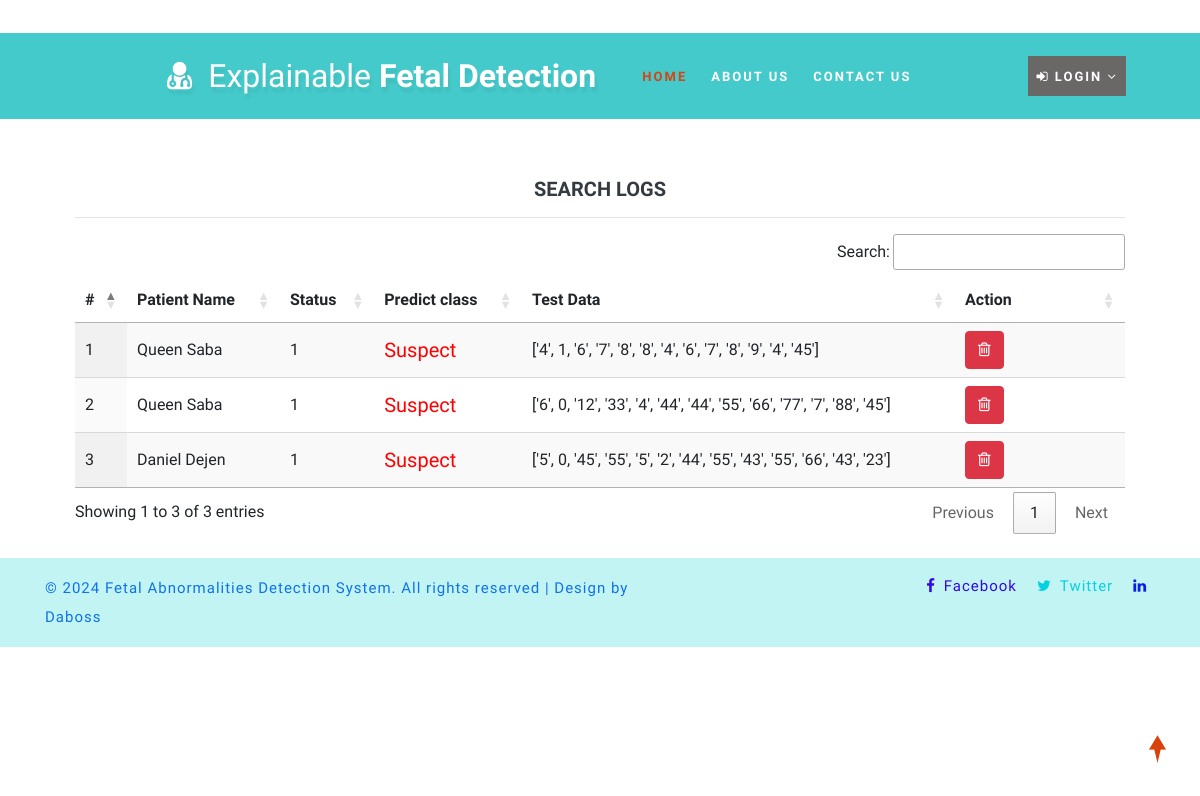
The page /view_search_pat (signed in) on the database its author committed.
### health/models.py (models this page shows, shortened)
class Search_Data(models.Model):
    patient = models.ForeignKey(Patient, on_delete=models.CASCADE, null=True)
    prediction_accuracy = models.CharField(max_length=100,null=True,blank=True)
    result = models.CharField(max_length=100,null=True,blank=True)
    values_list = models.CharField(max_length=100,null=True,blank=True)
    created = models.DateTimeField(auto_now=True,null=True)

class Patient(models.Model):
    user = models.ForeignKey(User, on_delete=models.CASCADE, null=True)
    contact = models.CharField(max_length=100, null=True)
    address = models.CharField(max_length=100, null=True)
    dob = models.DateField(null=True)
    image = models.FileField(null=True)

### health/views.py (the view)
# urls.py: path('view_search_pat', views.view_search_pat, name="view_search_pat"),
@login_required(login_url="login")
def view_search_pat(request):
    doc = None
    try:
        doc = Doctor.objects.get(user=request.user)
        data = Search_Data.objects.filter(patient__address__icontains=doc.address).order_by('-id')
    except:
        try:
            doc = Patient.objects.get(user=request.user)
            data = Search_Data.objects.filter(patient=doc).order_by('-id')
        except:
            data = Search_Data.objects.all().order_by('-id')
    return render(request,'view_search_pat.html',{'data':data})

### health/templates/view_search_pat.html
{% extends 'index.html' %}
{% load static %}
{% block body %}
<div class="container-fluid" style="width:90%;margin-top:8%">
                    <div class="container-fluid">
                      <br/><br/>
                        <h5 align="center" class="w3ls-title text-uppercase text-dark font-weight-bold">Search Logs</h5>
                         </div><hr>
                                <table id="example" class="display" style="width:100%">
                                  <thead>
                                    <tr>
                                      <th>#</th>
                                      {% if request.user.patient_set.all.0 %}
                                      <th>Date</th>
                                      {% else %}
                                      <th>Patient Name</th>
                                      {% endif %}
                                      <th>Status</th>
                                      <th>Predict class</th>
                                      <th>Test Data</th>
                                      <th>Action</th>
                                  </tr>
                              </thead>
                              <tbody>
                              {% for i in data %}
                                <tr>
                                  <td>{{forloop.counter}}</td>
                                  {% if request.user.patient_set.all.0 %}
                                    <td>{{i.created}}</td>
                                  {% else %}
                                  <td>{{i.patient.user.first_name}} {{i.patient.user.last_name}}</td>
                                  {% endif %}
                                    <td>{{i.result}}</td>
                                    <td>{% if i.result == "0" %}
                                      <h5 style="color:green">Normal</h5>
                                      {% else %}
                                      <h5 style="color:red">Suspect</h5>
                                  {% endif %}
                                  </td>
                                  <td>{{i.values_list}}</td>
                                  <td style="width:150px">
                                      <a href="/delete_searched/{{i.id}}" ><button class="btn btn-danger" onclick="return confirm('Are you sure?')"><i class="fa fa-trash-o"></i></button></a></td>
                              </tr>
                              {% endfor %}
                          </tbody>
                      </table>
                  </div>
{% endblock %}

### health/static/css/style.css (style rules this page uses)
body { padding: 0; margin: 0; background: #FFF; font-family: 'Quicksand', sans-serif; }
body a, body button { transition: 0.5s all; -webkit-transition: 0.5s all; -moz-transition: 0.5s all; -o-transition: 0.5s all; -ms-transition: 0.5s all; text-decoration: none; }
html { scroll-behavior: smooth; }
h1, h2, h3, h4, h5, h6 { margin: 0; padding: 0; font-family: 'Mukta', sans-serif; }

### rows shown on the page
Search_Data: patient.user.first_name "Queen", patient.user.last_name "Saba", result "1", shows "Suspect", values_list "['4', 1, '6', '7', '8', '8', '4', '6', '7', '8', '9', '4', '45']"
Search_Data: patient.user.first_name "Queen", patient.user.last_name "Saba", result "1", shows "Suspect", values_list "['6', 0, '12', '33', '4', '44', '44', '55', '66', '77', '7', '88', '45']"
Search_Data: patient.user.first_name "Daniel", patient.user.last_name "Dejen", result "1", shows "Suspect", values_list "['5', 0, '45', '55', '5', '2', '44', '55', '43', '55', '66', '43', '23']"
